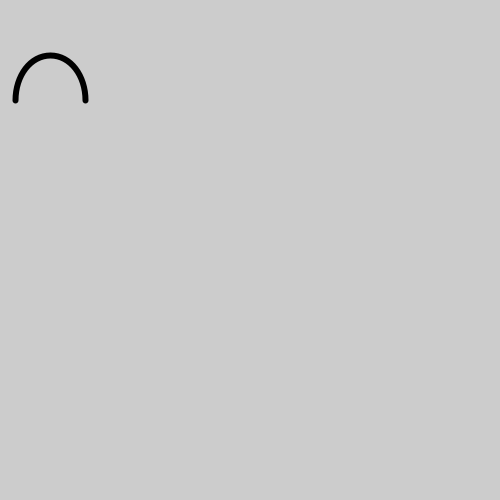
Frame 1 (no input)
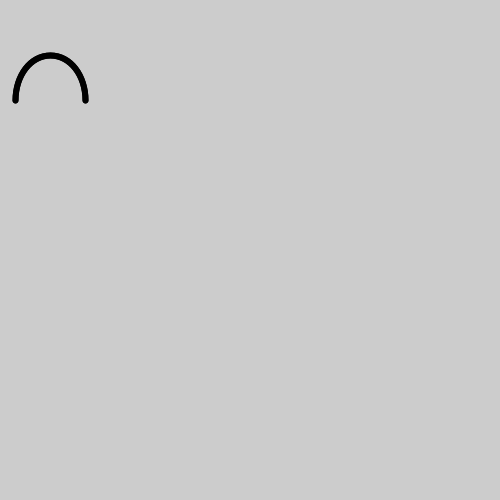
Frame 2 (the mouse pressed at the canvas centre, redrawn once)

The Processing sketch that drew these frames (run headless with seeded random() and noise(); the mouse was pressed at the canvas centre and the sketch redrawn once):

// Processing sketch: ex22_1
// ── ex22_1.pde
//name: Sohyun Kim (z3372943)
//excercise: 22.1

//22.1 Write your own function to draw a parameterized arch.

float c = 25.0;

void setup() {
  size(500,500);
  smooth();
  noLoop();
}

void draw() {
  arch(c);
}

void arch(float curvature) {
  float y = 100.0;
  strokeWeight(6);
  noFill();
  beginShape();
  vertex(15.0, y);
  bezierVertex(15.0, y-curvature, 30.0, 55.0, 50.0, 55.0);
  bezierVertex(70.0, 55.0, 85.0, y-curvature, 85.0, y);
  endShape();
}
